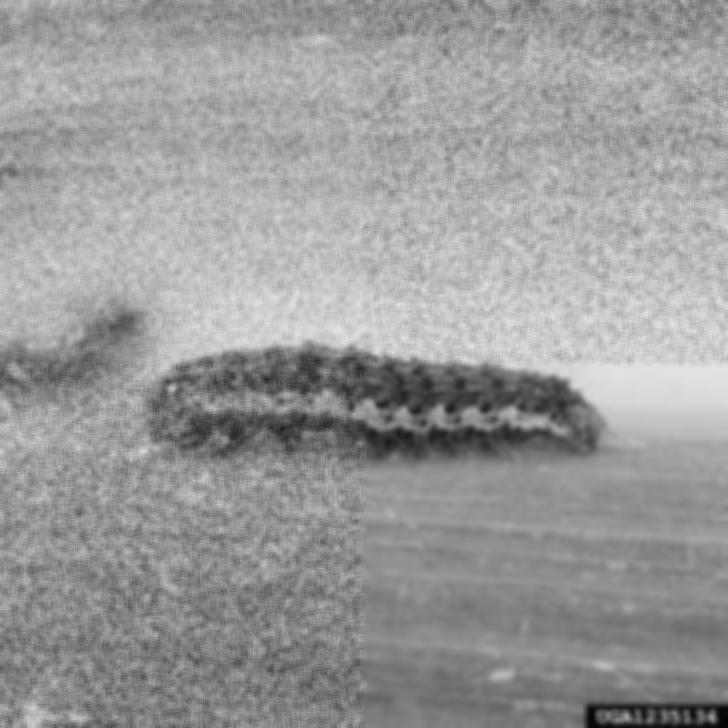
#> input picture imagens_ruido_gaussiano_filtro_nlm/hz_1235134-PPT.jpg, 728 x 728 px, found by its file name
$ python teste_imagem_filtrada_final.py
#> lines starting #> are read from the running program, lines starting #| are printed output that depends on the picture
import numpy as np
from numpy import fft as fp
from skimage import img_as_float, img_as_ubyte
from skimage.io import imread, imsave
from skimage.util import random_noise
from skimage.metrics import peak_signal_noise_ratio as psnr
from skimage.metrics import mean_squared_error as mse
from scipy import fftpack
from matplotlib import pylab


imagem_passa_alta = img_as_float(imread('../imagens_filtro_passa_alta/0.1/hz_1235134-PPT.jpg', as_gray=True))
#> imagem_passa_alta: shape (728, 728) float64; min 0.00784, max 0.902, mean 0.604
imagem_passa_baixa = img_as_float(imread('../imagens_filtro_passa_baixa/0.1/hz_1235134-PPT.jpg', as_gray=True))

imagem_final = imagem_passa_alta + imagem_passa_baixa
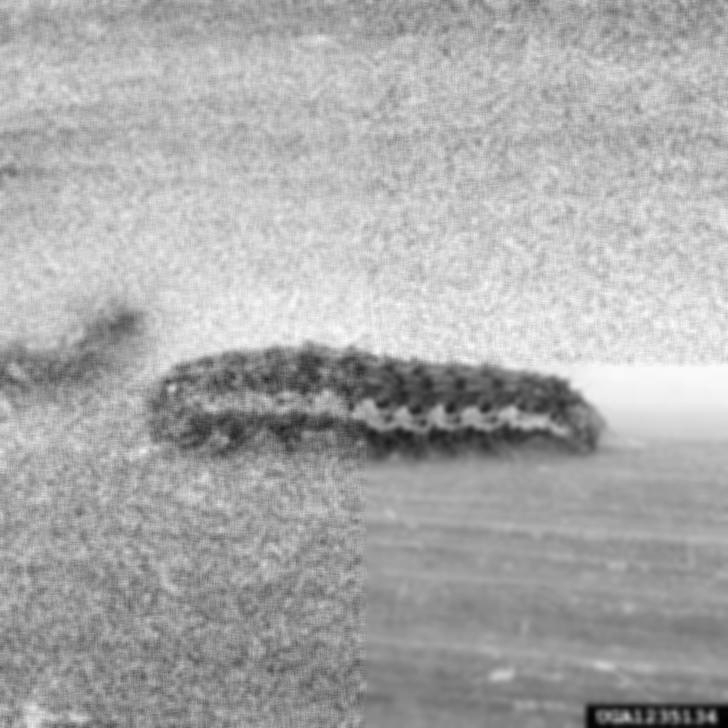
#> imagem_final: shape (728, 728) float64; min 0.0157, max 1.8, mean 1.21; drawn with min black and max white

pylab.figure()
pylab.imshow(imagem_final, cmap='gray')
pylab.show()

#linha, coluna = imagem_passa_alta.shape

print('FIM TESTE IMAGEM FILTRADA FINAL')

$ run again, with imagens_ruido_gaussiano_filtro_nlm/hz_1234055-PPT.jpg copied over imagens_ruido_gaussiano_filtro_nlm/hz_1235134-PPT.jpg
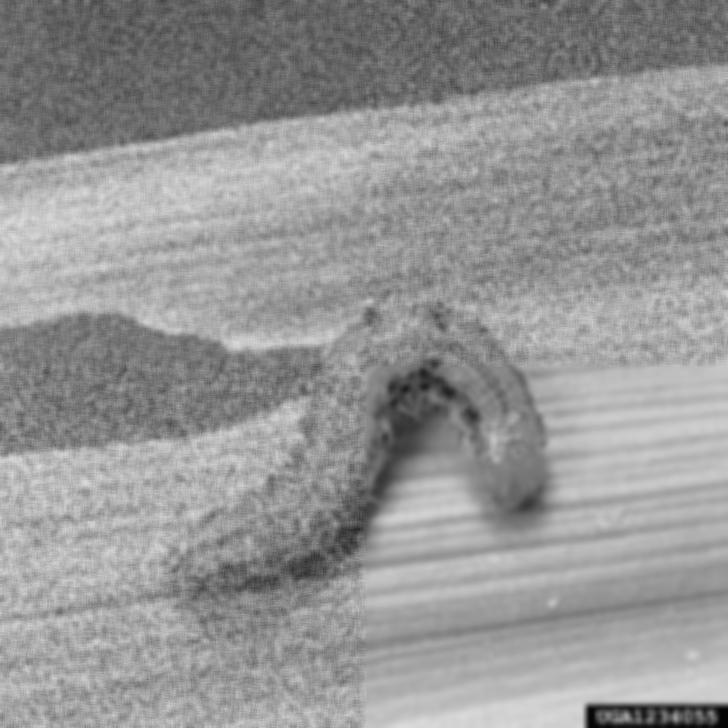
#> input picture imagens_ruido_gaussiano_filtro_nlm/hz_1234055-PPT.jpg, 728 x 728 px, found by its file name
#> `imagem_final = imagem_passa_alta + imagem_passa_baixa`:
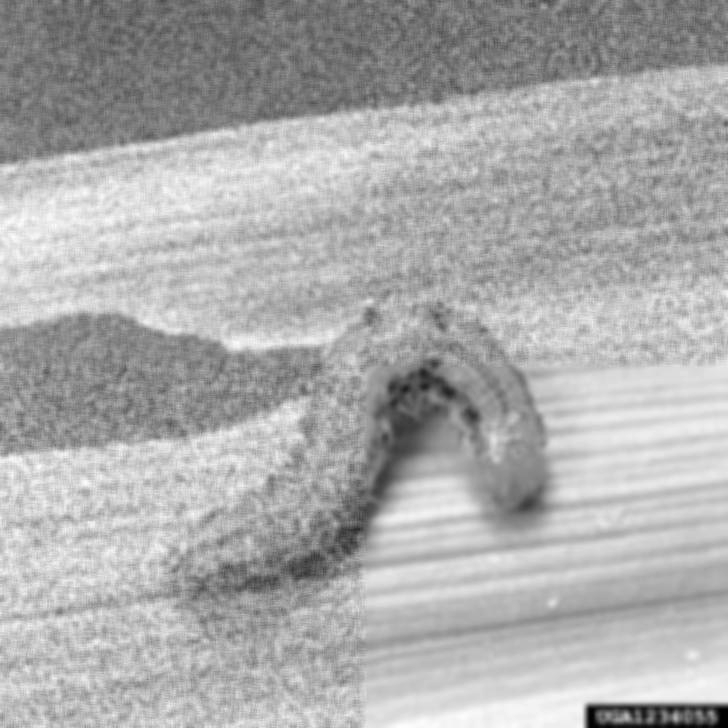
#> imagem_final: shape (728, 728) float64; min 0.0235, max 1.73, mean 1.17; drawn with min black and max white

$ run again, with imagens_ruido_gaussiano_filtro_nlm/hz_1432033-PPT.jpg copied over imagens_ruido_gaussiano_filtro_nlm/hz_1235134-PPT.jpg
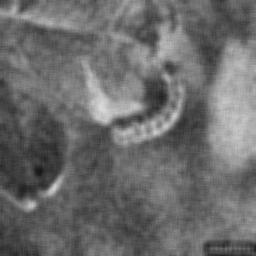
#> input picture imagens_ruido_gaussiano_filtro_nlm/hz_1432033-PPT.jpg, 256 x 256 px, found by its file name
#> `imagem_final = imagem_passa_alta + imagem_passa_baixa`:
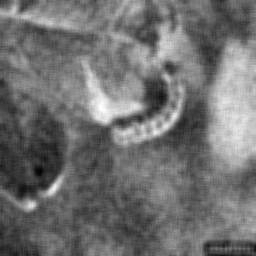
#> imagem_final: shape (256, 256) float64; min 0.157, max 1.71, mean 0.844; drawn with min black and max white
